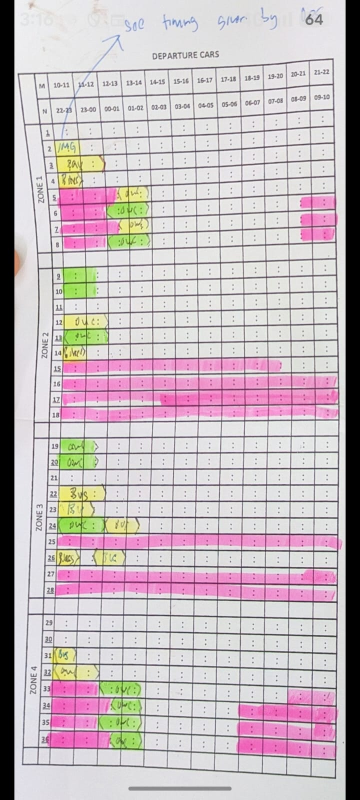
#> input picture table.jpeg, 720 x 1600 px (shown at 1/2 size)
$ python correct_table.py
#> lines starting #> are read from the running program, lines starting #| are printed output that depends on the picture; after the words box and inside, x2 and y2 are one past the last pixel; in counts of white or black regions, pixels touching at a corner belong together
import cv2
import numpy as np
from skimage.morphology import skeletonize
from skimage import img_as_ubyte

# --- Load image ---
img = cv2.imread("table.jpeg")
#> img is the input picture: shape (1600, 720, 3); mean B, G, R 188.7, 184, 195.6
orig = img.copy()
gray = cv2.cvtColor(img, cv2.COLOR_BGR2GRAY)

# --- Step 1: Adaptive Thresholding ---
thresh = cv2.adaptiveThreshold(gray, 255, cv2.ADAPTIVE_THRESH_GAUSSIAN_C,
                               cv2.THRESH_BINARY_INV, 15, 5)
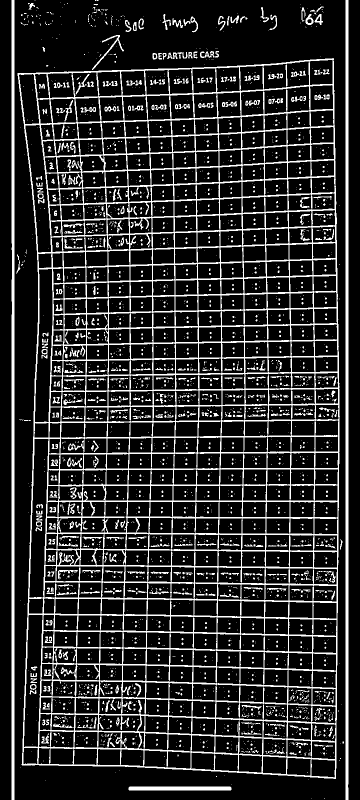
#> thresh: shape (1600, 720) (shown at 1/2 size); 17% white; 3153 white regions (2712 under 20 px), largest, box (x1, y1, x2, y2) and area: (35, 116, 680, 1558) 130979, (691, 0, 697, 1600) 9594, (23, 0, 29, 1600) 9507
thresh = cv2.medianBlur(thresh, 3)
#> thresh: shape (1600, 720); 16.6% white; 1511 white regions (1092 under 20 px), largest, box (x1, y1, x2, y2) and area: (35, 116, 679, 1558) 132798, (691, 0, 697, 1600) 9594, (23, 0, 29, 1600) 9507

# --- Step 2: Strong Dilation to connect faint lines ---
dilate_kernel = cv2.getStructuringElement(cv2.MORPH_RECT, (3,3))
dilated = cv2.dilate(thresh, dilate_kernel, iterations=1)
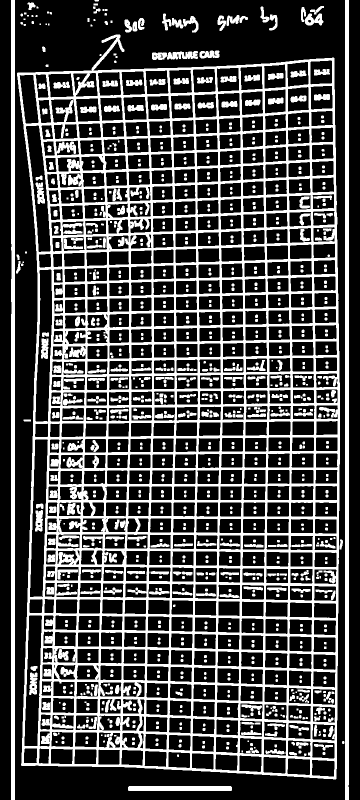
#> dilated: shape (1600, 720) (shown at 1/2 size); 29% white; 1147 white regions (100 under 20 px), largest, box (x1, y1, x2, y2) and area: (34, 69, 680, 1559) 238201, (690, 0, 698, 1600) 12796, (22, 0, 30, 1600) 12713

# --- Step 3: Horizontal and Vertical Line Detection ---
height, width = dilated.shape
#> height = 1600; width = 720

hor_kernel = cv2.getStructuringElement(cv2.MORPH_RECT, (width//12, 1))
hor_lines = cv2.morphologyEx(dilated, cv2.MORPH_OPEN, hor_kernel)
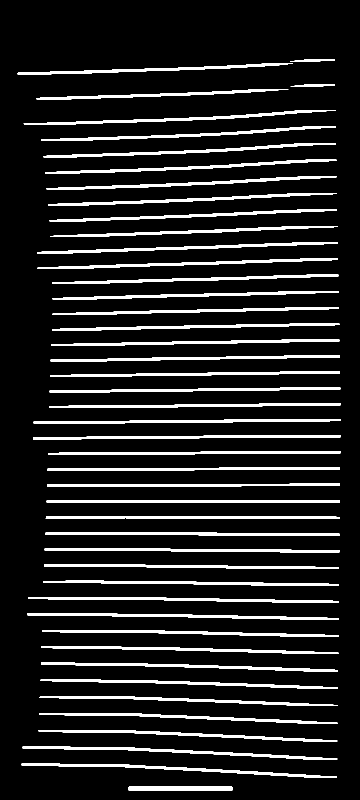
#> hor_lines: shape (1600, 720) (shown at 1/2 size); 11.2% white; 46 white regions, largest, box (x1, y1, x2, y2) and area: (55, 1226, 677, 1240) 3178, (43, 1527, 674, 1555) 3161, (45, 1493, 675, 1519) 3140

ver_kernel = cv2.getStructuringElement(cv2.MORPH_RECT, (1, height//12))
#> ver_kernel = 133 values from 1 to 1
ver_lines = cv2.morphologyEx(dilated, cv2.MORPH_OPEN, ver_kernel)
#> ver_lines: shape (1600, 720); 8.5% white; 31 white regions, largest, box (x1, y1, x2, y2) and area: (690, 0, 698, 1600) 12770, (22, 0, 30, 1600) 12660, (665, 115, 680, 1559) 6918

# --- Step 4: Edge Detection + Skeletonization for curved lines ---
edges = cv2.Canny(gray, 50, 150)
#> edges: shape (1600, 720); 10.6% white in thin lines or dots
edges_skeleton = skeletonize(edges // 255)
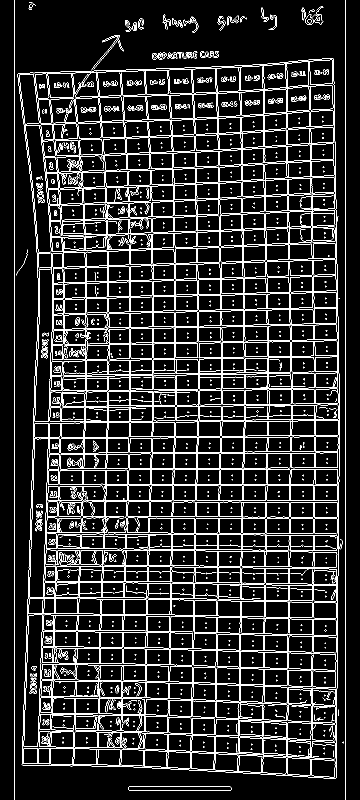
#> edges_skeleton: shape (1600, 720) bool (shown at 1/2 size); 9.9% white in thin lines or dots
edges_skeleton = img_as_ubyte(edges_skeleton * 255)
#> edges_skeleton: shape (1600, 720); 9.9% white in thin lines or dots

# --- Step 5: Combine all masks ---
combined_mask = cv2.add(hor_lines, ver_lines)
#> combined_mask: shape (1600, 720); 18.8% white; 4 white regions, box (x1, y1, x2, y2) and area: (35, 115, 681, 1559) 189266, (690, 0, 698, 1600) 12770, (22, 0, 30, 1600) 12660, (257, 1572, 465, 1582) 2072
combined_mask = cv2.add(combined_mask, edges_skeleton)
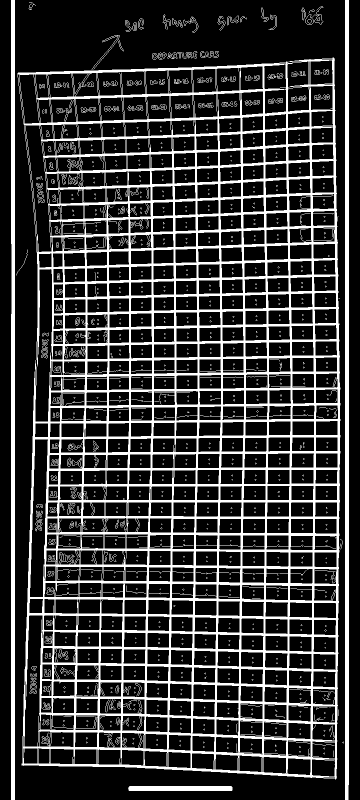
#> combined_mask: shape (1600, 720) (shown at 1/2 size); 21.7% white; 1219 white regions (986 under 20 px)

# --- Step 6: Remove small noises (scribbles) ---
# Find contours
contours, _ = cv2.findContours(combined_mask, cv2.RETR_EXTERNAL, cv2.CHAIN_APPROX_SIMPLE)
#> contours = 42 contours, 22 with area under 20; largest, box (x1, y1, x2, y2) and area: (35, 115, 681, 1559) 866350, (690, 0, 698, 1600) 11164, (22, 0, 30, 1600) 11053, (256, 1572, 465, 1582) 1859, (611, 12, 647, 50) 419

filtered_mask = np.zeros_like(combined_mask)

for cnt in contours:
    # Keep only long or large contours
    if cv2.arcLength(cnt, False) > 600 and cv2.contourArea(cnt) > 5:
        cv2.drawContours(filtered_mask, [cnt], -1, 255, thickness=1)
#> this loop made 42 passes
#> cnt on pass 5: [[677, 596], [678, 596], [679, 597], [678, 596]]
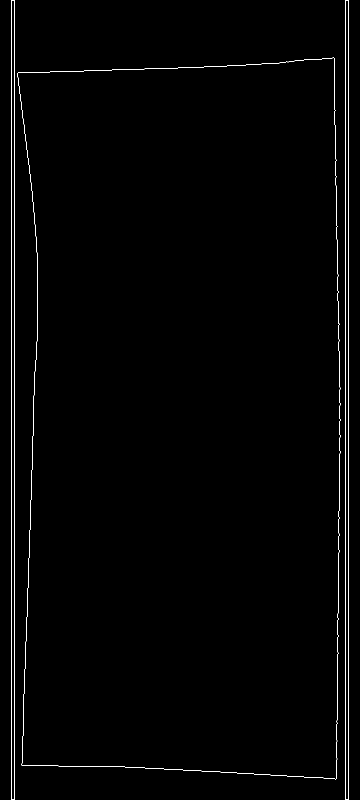
#> filtered_mask: shape (1600, 720) (shown at 1/2 size); 0.91% white in thin lines or dots

# Optional: small dilation to strengthen table lines
filtered_mask = cv2.dilate(filtered_mask, cv2.getStructuringElement(cv2.MORPH_RECT, (2,2)), iterations=1)
#> filtered_mask: shape (1600, 720); 1.8% white in thin lines or dots

# --- Step 7: Convert mask to 3-channel for red overlay ---
mask_color = cv2.cvtColor(filtered_mask, cv2.COLOR_GRAY2BGR)
#> mask_color: shape (1600, 720, 3); 1.8% white in thin lines or dots
mask_color[:, :, 1] = 0
mask_color[:, :, 0] = 0  # Keep only red channel

# --- Step 8: Overlay on original image ---
overlay = cv2.addWeighted(orig, 0.7, mask_color, 0.3, 0)
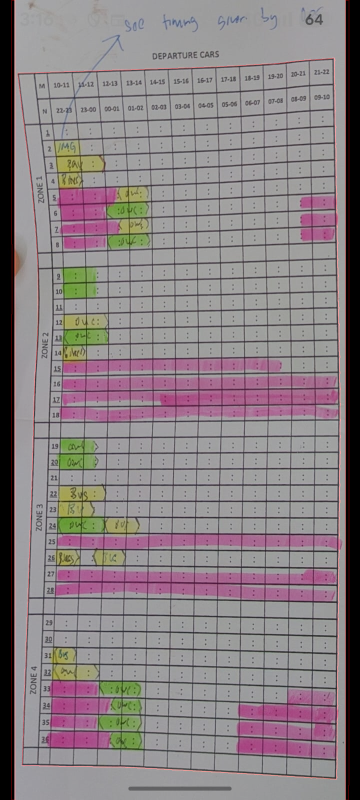
#> overlay: shape (1600, 720, 3) (shown at 1/2 size); mean B, G, R 132.1, 128.8, 138.4

# --- Step 9: Save ONLY the table lines image ---
cv2.imwrite("table_lines_only.jpg", mask_color)

# --- Show result ---
cv2.namedWindow("Filtered Table Lines", cv2.WINDOW_NORMAL)
cv2.resizeWindow("Filtered Table Lines", 300, 900)  # width x height in pixels

cv2.imshow("Filtered Table Lines", overlay)
cv2.waitKey(0)
cv2.destroyAllWindows()
